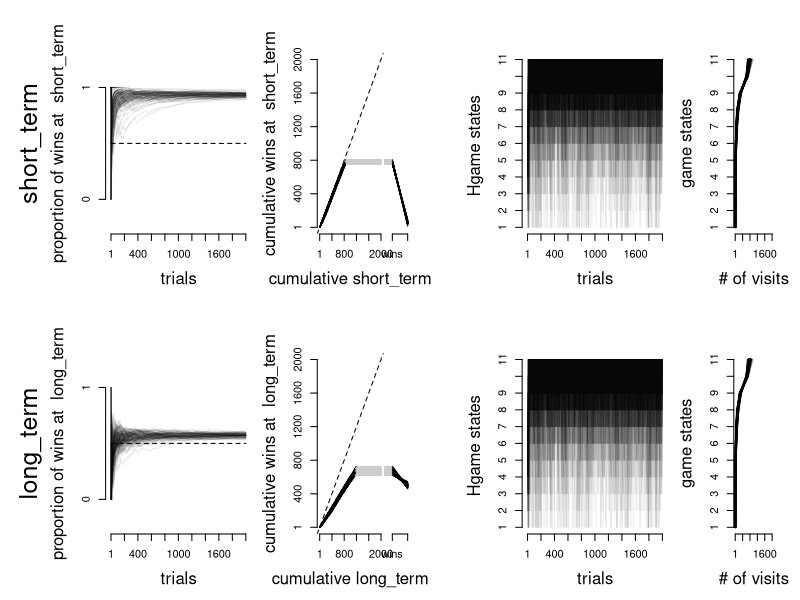

Recreate this plot in R.
# Simulating reinforcement learning models playing against the Hgame
# jlbm
# feb 2017

prev_choices <- 0:10
lt_parameters <- (2/3)*prev_choices/10
st_parameters <- (1/3)+(2/3)*prev_choices/10

# plot(lt_parameters,ylim=c(0,1),pch=21,bg='black',type='o',cex=2)
# points(st_parameters,pch=21,bg='white',type='o',cex=2)



harvard_game <- function(choice) {
  possible_outcomes <- c('loss','win')
  
  if(choice=='short_term'){
    result <- possible_outcomes[rbinom(1,size=1,prob=st_parameters[pos])+1]
    if(pos!=1){
      pos <<- pos-1
    }
  }
  else if(choice=='long_term'){
    result <- possible_outcomes[rbinom(1,size=1,prob=lt_parameters[pos])+1]
    if(pos!=11){
      pos <<- pos+1
    }
  }
  
  return(result)
}



wsls <- function(previous_choice,
                 previous_result,
                 trial,
                 theta) {
  
  if(trial!=1){
    if(previous_result=='win'){
      next_choice <- sample(c(previous_choice,possible_choices[which(possible_choices!=previous_choice)]),
                            size=1,prob=c(theta,1-theta))
    }
    else if(previous_result=='loss'){
      next_choice <- sample(c(previous_choice,possible_choices[which(possible_choices!=previous_choice)]),
                            size=1,prob=c(1-theta,theta))
    }
  }  
  else{
    next_choice <- possible_choices[rbinom(1,size=1,prob=theta)+1]
  }
  
  return(next_choice)
}



rndm <- function(theta){
  next_choice <- possible_choices[rbinom(1,size=1,prob=theta)+1]
  return(next_choice)
}






# Global Variables
n_trials <- 2000
sims_per_parameter <- 100
possible_choices <- c('short_term','long_term')

wsls_results <- array(dim=c(sims_per_parameter,n_trials))
wsls_choices <- array(dim=c(sims_per_parameter,n_trials))
wsls_states <- array(dim=c(sims_per_parameter,n_trials))
# rndm_results <- array(dim=c(sims_per_parameter,n_trials))
# rndm_choices <- array(dim=c(sims_per_parameter,n_trials))
# rndm_states <- array(dim=c(sims_per_parameter,n_trials))

for(spp in 1:sims_per_parameter){
  pos <- 6 # starting indexing of alternatives' vectors
  previous_choice_wsls <- NULL
  previous_result_wsls <- NULL
  for(trial in 1:n_trials){
    wsls_states[spp,trial] <- pos
    wsls_choices[spp,trial] <- wsls(previous_choice=previous_choice_wsls,
                                    previous_result=previous_result_wsls,
                                    trial=trial,theta=.2)
    # rndm_choices[spp,trial] <- rndm(theta=.8)
    wsls_results[spp,trial] <- harvard_game(wsls_choices[spp,trial]) # Careful with global variable 'pos'
    # rndm_results[spp,trial] <- harvard_game(rndm_choices[spp,trial]) # ibid.
    previous_choice_wsls <- wsls_choices[spp,trial]
    previous_result_wsls <- wsls_results[spp,trial]
  }
}


# results <- wsls_results[1,]
# choices <- wsls_choices[1,]
# alternative <- 'short_term'
# results
# choices
# 
# t <- 2
# alternative_X <- 'short_term'
# alternative_Y <- 'long_term'
# alpha <- NULL
# beta <- NULL
# gamma <- NULL
# delta <- NULL
# for(t in 2:n_trials){
#   alpha[t] <- choices[(t-1)]==alternative_X&choices[t]==alternative_X&results[(t-1)]=='win'
#   beta[t] <- choices[(t-1)]==alternative_X&choices[t]==alternative_Y&results[(t-1)]=='loss'
#   gamma[t] <- choices[(t-1)]==alternative_Y&choices[t]==alternative_Y&results[(t-1)]=='win'
#   delta[t] <- choices[(t-1)]==alternative_Y&choices[t]==alternative_X&results[(t-1)]=='loss'
# }


add_tseries <- function(results_array,choices_array,alternative){
  for(i in 1:dim(results_array)[1]){
    results <- wsls_results[i,]
    choices <- wsls_choices[i,]
    
    points(which(choices==alternative),
           (cumsum(choices==alternative&results=='win')/cumsum(choices==alternative))[choices==alternative],
           type='l',lwd=1,col='#00000015')
    
  }
}

add_cumrec <- function(results_array,choices_array,alternative){
  
  for(i in 1:dim(results_array)[1]){
    results <- wsls_results[i,]
    choices <- wsls_choices[i,]
    lines(1:sum(choices==alternative),
          cumsum(results[which(choices==alternative)]=='win'))
    lines(c(sum(choices==alternative),n_trials),
          rep(sum(results[which(choices==alternative)]=='win'),2),
          col='#cccccc')
  }
  
}

add_win_margin <- function(results_array,choices_array,alternative){
  for(i in 1:dim(results_array)[1]){
    results <- wsls_results[i,]
    choices <- wsls_choices[i,]
    lines(c(-0.5,0),
          rep(sum(results[which(choices==alternative)]=='win'),2),
          col='#cccccc')
    lines(c(0,1),
          c(sum(choices==alternative&results=='win'),
            sum(choices==alternative&results=='loss')))
  }
}

add_states_series <- function(states_array){
  for(i in 1:dim(states_array)[1]){
    lines(1:n_trials,states_array[i,],
          lwd=1,col='#00000011')
  }
}

add_states_margin <- function(states_array) {
  for(i in 1:dim(states_array)[1]){
    lines(as.numeric(table(states_array[i,])),
          as.numeric(names(table(states_array[i,]))),
          lwd=1.5,col='#00000055')
  }
}


display_alternative <- function(alternative) {
  
  par(mar=c(5,6,4,1))
  plot(0,type='n',xlim=c(1,n_trials),ylim=c(-.25,1.25),ann=F,axes=F)
  lines(c(1,n_trials),rep(0.5,2),lty='dashed')
  add_tseries(wsls_results,wsls_choices,alternative)
  axis(1,at=c(1,seq(200,n_trials,200)))
  axis(2,at=c(0,1))
  mtext(paste('proportion of wins at ',alternative),2,line=3)
  mtext('trials',1,line=3)
  mtext(alternative,2,line=5,cex=1.5)
  
  par(mar=c(5,4,4,0))
  plot(0,type='n',xlim=c(1,n_trials),ylim=c(1,n_trials),ann=F,axes=F)
  abline(0,1,lty='dashed')
  add_cumrec(wsls_results,wsls_choices,alternative)
  axis(2,at=c(1,seq(400,n_trials,400)))
  axis(1,at=c(1,seq(400,n_trials,400)))
  mtext(paste('cumulative',alternative),1,line=3)
  mtext(paste('cumulative wins at ',alternative),2,line=3)
  
  par(mar=c(5,0,4,2))
  plot(0,type='n',xlim=c(-.5,1.5),ylim=c(0,n_trials),ann=F,axes=F)
  add_win_margin(wsls_results,wsls_choices,alternative)
  axis(1,at=c(0,1),labels=c('wins','losses'))
  
  par(mar=c(5,6,4,1))
  plot(0,type='n',xlim=c(1,n_trials),ylim=c(1,11),ann=F,axes=F)
  add_states_series(wsls_states)
  axis(1,at=c(1,seq(200,n_trials,200)))
  axis(2,at=1:11)
  mtext('Hgame states ',2,line=3)
  mtext('trials',1,line=3)
  
  par(mar=c(5,4,4,2))
  plot(0,type='n',xlim=c(1,n_trials),ylim=c(1,11),ann=F,axes=F)
  add_states_margin(wsls_states)
  axis(1,at=c(1,seq(400,n_trials,400)))
  axis(2,at=1:11)
  mtext('game states',2,line=3)
  mtext('# of visits',1,line=3)
}


pdf(file='wsls_vs_Hgame.pdf',width=20,height=8)
layout(matrix(1:10,ncol=5,byrow=T),widths=c(2,1,.5,2,1))
par(oma=c(0,2,0,0))
display_alternative('short_term')
display_alternative('long_term')
dev.off()
